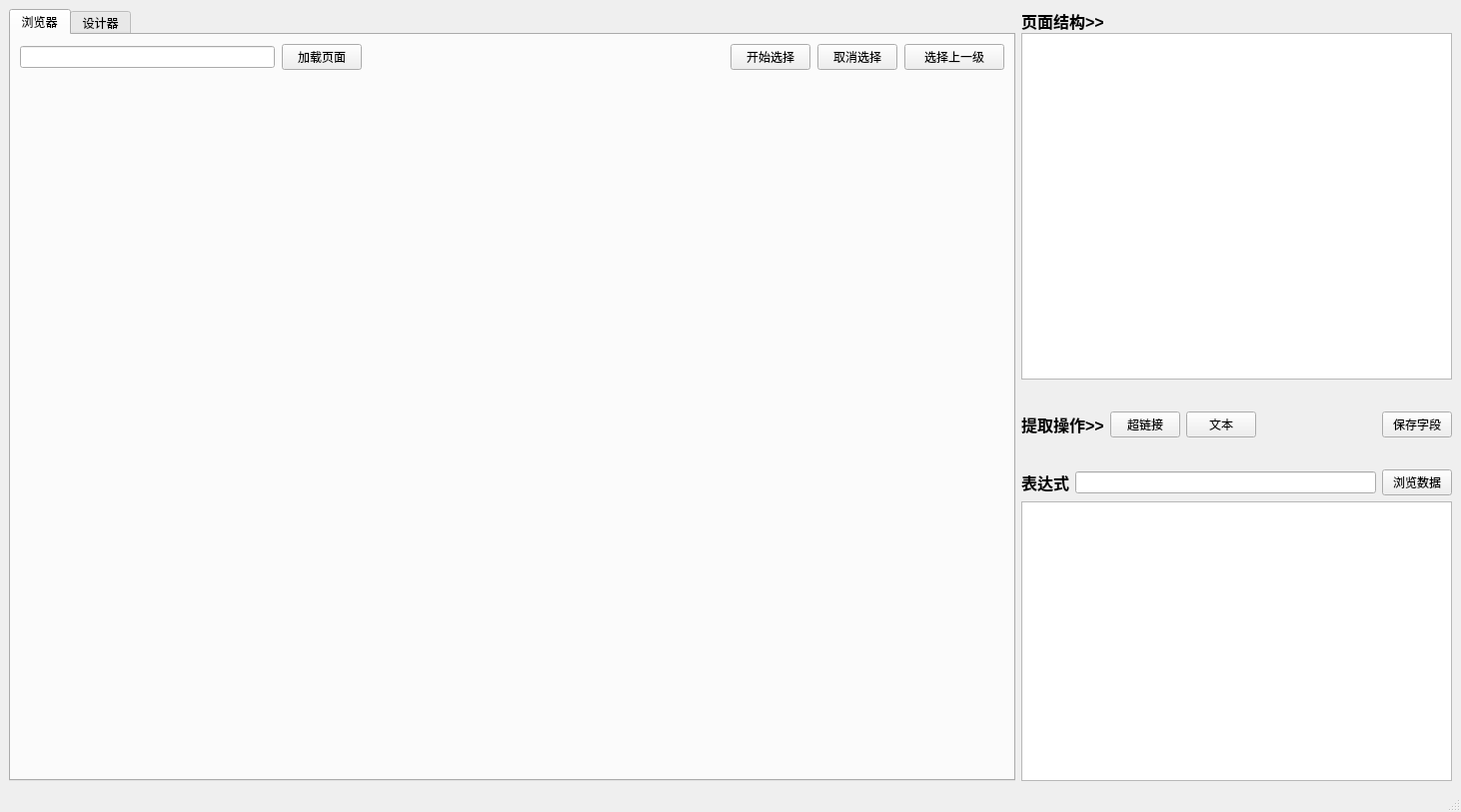
<?xml version="1.0" encoding="UTF-8"?>
<ui version="4.0">
 <class>MainWindow</class>
 <widget class="QMainWindow" name="MainWindow">
  <property name="geometry">
   <rect>
    <x>0</x>
    <y>0</y>
    <width>1462</width>
    <height>813</height>
   </rect>
  </property>
  <property name="sizePolicy">
   <sizepolicy hsizetype="Preferred" vsizetype="Preferred">
    <horstretch>0</horstretch>
    <verstretch>0</verstretch>
   </sizepolicy>
  </property>
  <property name="windowTitle">
   <string>MainWindow</string>
  </property>
  <property name="windowIcon">
   <iconset>
    <normaloff>C:/Users/Administrator/.designer/backup/icon.ico</normaloff>C:/Users/Administrator/.designer/backup/icon.ico</iconset>
  </property>
  <property name="styleSheet">
   <string notr="true"/>
  </property>
  <widget class="QWidget" name="centralwidget">
   <layout class="QVBoxLayout" name="verticalLayout">
    <property name="spacing">
     <number>7</number>
    </property>
    <property name="leftMargin">
     <number>0</number>
    </property>
    <property name="topMargin">
     <number>0</number>
    </property>
    <property name="rightMargin">
     <number>0</number>
    </property>
    <property name="bottomMargin">
     <number>0</number>
    </property>
    <item>
     <widget class="QWidget" name="widget" native="true">
      <property name="sizePolicy">
       <sizepolicy hsizetype="Preferred" vsizetype="Expanding">
        <horstretch>0</horstretch>
        <verstretch>0</verstretch>
       </sizepolicy>
      </property>
      <property name="styleSheet">
       <string notr="true"/>
      </property>
      <layout class="QHBoxLayout" name="horizontalLayout_6" stretch="7,3">
       <item>
        <layout class="QHBoxLayout" name="horizontalLayout_3">
         <item>
          <widget class="QTabWidget" name="tabWidget">
           <property name="currentIndex">
            <number>0</number>
           </property>
           <widget class="QWidget" name="tab_browser">
            <attribute name="title">
             <string>浏览器</string>
            </attribute>
            <layout class="QVBoxLayout" name="verticalLayout_3">
             <item>
              <layout class="QHBoxLayout" name="horizontalLayout">
               <property name="spacing">
                <number>7</number>
               </property>
               <item>
                <widget class="QLineEdit" name="lineEdit_url">
                 <property name="minimumSize">
                  <size>
                   <width>200</width>
                   <height>0</height>
                  </size>
                 </property>
                </widget>
               </item>
               <item>
                <widget class="QPushButton" name="pushButton_load">
                 <property name="text">
                  <string>加载页面</string>
                 </property>
                </widget>
               </item>
               <item>
                <spacer name="horizontalSpacer">
                 <property name="orientation">
                  <enum>Qt::Horizontal</enum>
                 </property>
                 <property name="sizeHint" stdset="0">
                  <size>
                   <width>40</width>
                   <height>20</height>
                  </size>
                 </property>
                </spacer>
               </item>
               <item>
                <widget class="QLabel" name="label_2">
                 <property name="sizePolicy">
                  <sizepolicy hsizetype="Fixed" vsizetype="Preferred">
                   <horstretch>0</horstretch>
                   <verstretch>0</verstretch>
                  </sizepolicy>
                 </property>
                 <property name="minimumSize">
                  <size>
                   <width>100</width>
                   <height>0</height>
                  </size>
                 </property>
                 <property name="maximumSize">
                  <size>
                   <width>100</width>
                   <height>16777215</height>
                  </size>
                 </property>
                 <property name="text">
                  <string/>
                 </property>
                </widget>
               </item>
               <item>
                <widget class="QPushButton" name="pushButton_browserSelect">
                 <property name="maximumSize">
                  <size>
                   <width>100</width>
                   <height>16777215</height>
                  </size>
                 </property>
                 <property name="text">
                  <string>开始选择</string>
                 </property>
                </widget>
               </item>
               <item>
                <widget class="QPushButton" name="pushButton_browserUnselect">
                 <property name="maximumSize">
                  <size>
                   <width>100</width>
                   <height>16777215</height>
                  </size>
                 </property>
                 <property name="text">
                  <string>取消选择</string>
                 </property>
                </widget>
               </item>
               <item>
                <widget class="QPushButton" name="pushButton_browserSelectParent">
                 <property name="minimumSize">
                  <size>
                   <width>100</width>
                   <height>0</height>
                  </size>
                 </property>
                 <property name="maximumSize">
                  <size>
                   <width>100</width>
                   <height>16777215</height>
                  </size>
                 </property>
                 <property name="text">
                  <string>选择上一级</string>
                 </property>
                </widget>
               </item>
              </layout>
             </item>
             <item>
              <widget class="QWidget" name="widget_browser" native="true">
               <property name="sizePolicy">
                <sizepolicy hsizetype="Preferred" vsizetype="Expanding">
                 <horstretch>0</horstretch>
                 <verstretch>0</verstretch>
                </sizepolicy>
               </property>
               <layout class="QVBoxLayout" name="verticalLayout_5">
                <item>
                 <layout class="QVBoxLayout" name="verticalLayout_browser"/>
                </item>
               </layout>
              </widget>
             </item>
            </layout>
           </widget>
           <widget class="QWidget" name="tab_tasklist">
            <attribute name="title">
             <string>设计器</string>
            </attribute>
            <layout class="QHBoxLayout" name="horizontalLayout_13">
             <item>
              <widget class="QTabWidget" name="tabWidget_2">
               <property name="currentIndex">
                <number>0</number>
               </property>
               <widget class="QWidget" name="tab_2">
                <attribute name="title">
                 <string>提取字段</string>
                </attribute>
                <layout class="QVBoxLayout" name="verticalLayout_6">
                 <property name="spacing">
                  <number>0</number>
                 </property>
                 <property name="leftMargin">
                  <number>5</number>
                 </property>
                 <property name="topMargin">
                  <number>5</number>
                 </property>
                 <property name="rightMargin">
                  <number>5</number>
                 </property>
                 <property name="bottomMargin">
                  <number>5</number>
                 </property>
                 <item>
                  <widget class="QWidget" name="widget_3" native="true">
                   <layout class="QHBoxLayout" name="horizontalLayout_5">
                    <property name="spacing">
                     <number>0</number>
                    </property>
                    <property name="leftMargin">
                     <number>0</number>
                    </property>
                    <property name="topMargin">
                     <number>5</number>
                    </property>
                    <property name="rightMargin">
                     <number>0</number>
                    </property>
                    <property name="bottomMargin">
                     <number>0</number>
                    </property>
                    <item>
                     <widget class="QWidget" name="widget_8" native="true">
                      <property name="sizePolicy">
                       <sizepolicy hsizetype="Fixed" vsizetype="Preferred">
                        <horstretch>0</horstretch>
                        <verstretch>0</verstretch>
                       </sizepolicy>
                      </property>
                      <property name="minimumSize">
                       <size>
                        <width>50</width>
                        <height>0</height>
                       </size>
                      </property>
                      <property name="maximumSize">
                       <size>
                        <width>50</width>
                        <height>16777215</height>
                       </size>
                      </property>
                      <layout class="QVBoxLayout" name="verticalLayout_7">
                       <property name="spacing">
                        <number>10</number>
                       </property>
                       <property name="leftMargin">
                        <number>0</number>
                       </property>
                       <property name="topMargin">
                        <number>0</number>
                       </property>
                       <property name="rightMargin">
                        <number>5</number>
                       </property>
                       <property name="bottomMargin">
                        <number>0</number>
                       </property>
                       <item>
                        <widget class="QPushButton" name="pushButton_fieldAdd">
                         <property name="text">
                          <string>添加</string>
                         </property>
                        </widget>
                       </item>
                       <item>
                        <widget class="QPushButton" name="pushButton_fieldRemove">
                         <property name="text">
                          <string>删除</string>
                         </property>
                        </widget>
                       </item>
                       <item>
                        <widget class="QPushButton" name="pushButton_fieldCopy">
                         <property name="text">
                          <string>复制</string>
                         </property>
                        </widget>
                       </item>
                       <item>
                        <widget class="QLabel" name="label_10">
                         <property name="minimumSize">
                          <size>
                           <width>0</width>
                           <height>50</height>
                          </size>
                         </property>
                         <property name="maximumSize">
                          <size>
                           <width>16777215</width>
                           <height>50</height>
                          </size>
                         </property>
                         <property name="text">
                          <string/>
                         </property>
                        </widget>
                       </item>
                       <item>
                        <widget class="QPushButton" name="pushButton_fieldSave">
                         <property name="font">
                          <font>
                           <pointsize>12</pointsize>
                           <weight>75</weight>
                           <bold>true</bold>
                          </font>
                         </property>
                         <property name="text">
                          <string>保存</string>
                         </property>
                        </widget>
                       </item>
                       <item>
                        <widget class="QLabel" name="label_4">
                         <property name="sizePolicy">
                          <sizepolicy hsizetype="Preferred" vsizetype="Fixed">
                           <horstretch>0</horstretch>
                           <verstretch>0</verstretch>
                          </sizepolicy>
                         </property>
                         <property name="minimumSize">
                          <size>
                           <width>0</width>
                           <height>50</height>
                          </size>
                         </property>
                         <property name="maximumSize">
                          <size>
                           <width>16777215</width>
                           <height>50</height>
                          </size>
                         </property>
                         <property name="text">
                          <string/>
                         </property>
                        </widget>
                       </item>
                       <item>
                        <widget class="QPushButton" name="pushButton_fieldPreview">
                         <property name="text">
                          <string>预览</string>
                         </property>
                        </widget>
                       </item>
                       <item>
                        <widget class="QPushButton" name="pushButton_export">
                         <property name="text">
                          <string>导出</string>
                         </property>
                        </widget>
                       </item>
                       <item>
                        <spacer name="verticalSpacer">
                         <property name="orientation">
                          <enum>Qt::Vertical</enum>
                         </property>
                         <property name="sizeHint" stdset="0">
                          <size>
                           <width>20</width>
                           <height>40</height>
                          </size>
                         </property>
                        </spacer>
                       </item>
                      </layout>
                     </widget>
                    </item>
                    <item>
                     <widget class="QListView" name="listView_fields">
                      <property name="sizePolicy">
                       <sizepolicy hsizetype="Fixed" vsizetype="Expanding">
                        <horstretch>0</horstretch>
                        <verstretch>0</verstretch>
                       </sizepolicy>
                      </property>
                      <property name="minimumSize">
                       <size>
                        <width>150</width>
                        <height>0</height>
                       </size>
                      </property>
                      <property name="maximumSize">
                       <size>
                        <width>150</width>
                        <height>16777215</height>
                       </size>
                      </property>
                     </widget>
                    </item>
                    <item>
                     <widget class="QWidget" name="widget_9" native="true">
                      <property name="sizePolicy">
                       <sizepolicy hsizetype="Expanding" vsizetype="Preferred">
                        <horstretch>0</horstretch>
                        <verstretch>0</verstretch>
                       </sizepolicy>
                      </property>
                      <layout class="QVBoxLayout" name="verticalLayout_9">
                       <item>
                        <widget class="QWidget" name="widget_10" native="true">
                         <property name="minimumSize">
                          <size>
                           <width>0</width>
                           <height>50</height>
                          </size>
                         </property>
                         <property name="maximumSize">
                          <size>
                           <width>16777215</width>
                           <height>50</height>
                          </size>
                         </property>
                         <layout class="QHBoxLayout" name="horizontalLayout_7">
                          <item>
                           <widget class="QLabel" name="label_22">
                            <property name="text">
                             <string>xpath表达式：</string>
                            </property>
                           </widget>
                          </item>
                          <item>
                           <widget class="QLineEdit" name="lineEdit_field_express"/>
                          </item>
                         </layout>
                        </widget>
                       </item>
                       <item>
                        <widget class="QWidget" name="widget_11" native="true">
                         <property name="sizePolicy">
                          <sizepolicy hsizetype="Preferred" vsizetype="Fixed">
                           <horstretch>0</horstretch>
                           <verstretch>0</verstretch>
                          </sizepolicy>
                         </property>
                         <property name="minimumSize">
                          <size>
                           <width>0</width>
                           <height>0</height>
                          </size>
                         </property>
                         <property name="maximumSize">
                          <size>
                           <width>16777215</width>
                           <height>100</height>
                          </size>
                         </property>
                         <property name="styleSheet">
                          <string notr="true"/>
                         </property>
                         <layout class="QHBoxLayout" name="horizontalLayout_16"/>
                        </widget>
                       </item>
                       <item>
                        <widget class="QGroupBox" name="groupBox">
                         <property name="title">
                          <string>处理数据</string>
                         </property>
                         <layout class="QHBoxLayout" name="horizontalLayout_22">
                          <item>
                           <widget class="QPlainTextEdit" name="plainTextEdit_code"/>
                          </item>
                          <item>
                           <widget class="QTextBrowser" name="textBrowser">
                            <property name="frameShadow">
                             <enum>QFrame::Plain</enum>
                            </property>
                            <property name="lineWidth">
                             <number>1</number>
                            </property>
                            <property name="html">
                             <string>&lt;!DOCTYPE HTML PUBLIC &quot;-//W3C//DTD HTML 4.0//EN&quot; &quot;http://www.w3.org/TR/REC-html40/strict.dtd&quot;&gt;
&lt;html&gt;&lt;head&gt;&lt;meta name=&quot;qrichtext&quot; content=&quot;1&quot; /&gt;&lt;style type=&quot;text/css&quot;&gt;
p, li { white-space: pre-wrap; }
&lt;/style&gt;&lt;/head&gt;&lt;body style=&quot; font-family:'SimSun'; font-size:9pt; font-weight:400; font-style:normal;&quot;&gt;
&lt;p style=&quot; margin-top:0px; margin-bottom:0px; margin-left:0px; margin-right:0px; -qt-block-indent:0; text-indent:0px;&quot;&gt;定义一个javascript函数，函数名只能是parse，参数就是需要处理的字段值，结构如下&lt;/p&gt;
&lt;p style=&quot; margin-top:0px; margin-bottom:0px; margin-left:0px; margin-right:0px; -qt-block-indent:0; text-indent:0px;&quot;&gt;function parse(s){&lt;/p&gt;
&lt;p style=&quot; margin-top:0px; margin-bottom:0px; margin-left:0px; margin-right:0px; -qt-block-indent:0; text-indent:0px;&quot;&gt;  //这里写自己的代码&lt;/p&gt;
&lt;p style=&quot; margin-top:0px; margin-bottom:0px; margin-left:0px; margin-right:0px; -qt-block-indent:0; text-indent:0px;&quot;&gt;  return s;&lt;/p&gt;
&lt;p style=&quot; margin-top:0px; margin-bottom:0px; margin-left:0px; margin-right:0px; -qt-block-indent:0; text-indent:0px;&quot;&gt;}&lt;/p&gt;&lt;/body&gt;&lt;/html&gt;</string>
                            </property>
                           </widget>
                          </item>
                         </layout>
                        </widget>
                       </item>
                       <item>
                        <widget class="QWidget" name="widget_12" native="true">
                         <property name="sizePolicy">
                          <sizepolicy hsizetype="Preferred" vsizetype="Fixed">
                           <horstretch>0</horstretch>
                           <verstretch>0</verstretch>
                          </sizepolicy>
                         </property>
                         <property name="minimumSize">
                          <size>
                           <width>0</width>
                           <height>0</height>
                          </size>
                         </property>
                         <property name="maximumSize">
                          <size>
                           <width>16777215</width>
                           <height>150</height>
                          </size>
                         </property>
                         <layout class="QHBoxLayout" name="horizontalLayout_15"/>
                        </widget>
                       </item>
                      </layout>
                     </widget>
                    </item>
                   </layout>
                  </widget>
                 </item>
                 <item>
                  <widget class="QWidget" name="widget_13" native="true">
                   <property name="sizePolicy">
                    <sizepolicy hsizetype="Preferred" vsizetype="Fixed">
                     <horstretch>0</horstretch>
                     <verstretch>0</verstretch>
                    </sizepolicy>
                   </property>
                   <property name="minimumSize">
                    <size>
                     <width>0</width>
                     <height>250</height>
                    </size>
                   </property>
                   <property name="maximumSize">
                    <size>
                     <width>16777215</width>
                     <height>250</height>
                    </size>
                   </property>
                   <layout class="QHBoxLayout" name="horizontalLayout_9">
                    <property name="spacing">
                     <number>0</number>
                    </property>
                    <property name="leftMargin">
                     <number>0</number>
                    </property>
                    <property name="topMargin">
                     <number>10</number>
                    </property>
                    <property name="rightMargin">
                     <number>0</number>
                    </property>
                    <property name="bottomMargin">
                     <number>0</number>
                    </property>
                    <item>
                     <widget class="QGroupBox" name="groupBox_2">
                      <property name="title">
                       <string>数据展示</string>
                      </property>
                      <layout class="QHBoxLayout" name="horizontalLayout_24">
                       <item>
                        <widget class="QTableView" name="tableView_alldata"/>
                       </item>
                      </layout>
                     </widget>
                    </item>
                   </layout>
                  </widget>
                 </item>
                </layout>
               </widget>
              </widget>
             </item>
            </layout>
           </widget>
          </widget>
         </item>
        </layout>
       </item>
       <item>
        <widget class="QWidget" name="widget_right" native="true">
         <layout class="QVBoxLayout" name="verticalLayout_8" stretch="5,0,5">
          <property name="leftMargin">
           <number>0</number>
          </property>
          <property name="topMargin">
           <number>0</number>
          </property>
          <property name="rightMargin">
           <number>0</number>
          </property>
          <property name="bottomMargin">
           <number>0</number>
          </property>
          <item>
           <widget class="QWidget" name="widget_16" native="true">
            <layout class="QHBoxLayout" name="horizontalLayout_2">
             <property name="leftMargin">
              <number>0</number>
             </property>
             <property name="topMargin">
              <number>0</number>
             </property>
             <property name="rightMargin">
              <number>0</number>
             </property>
             <property name="bottomMargin">
              <number>0</number>
             </property>
             <item>
              <widget class="QWidget" name="widget" native="true">
               <layout class="QVBoxLayout" name="verticalLayout_10">
                <property name="spacing">
                 <number>0</number>
                </property>
                <property name="leftMargin">
                 <number>0</number>
                </property>
                <property name="topMargin">
                 <number>0</number>
                </property>
                <property name="rightMargin">
                 <number>0</number>
                </property>
                <property name="bottomMargin">
                 <number>0</number>
                </property>
                <item>
                 <widget class="QWidget" name="widget_19" native="true">
                  <property name="styleSheet">
                   <string notr="true"/>
                  </property>
                  <layout class="QHBoxLayout" name="horizontalLayout_14">
                   <property name="leftMargin">
                    <number>0</number>
                   </property>
                   <property name="topMargin">
                    <number>0</number>
                   </property>
                   <property name="rightMargin">
                    <number>0</number>
                   </property>
                   <property name="bottomMargin">
                    <number>0</number>
                   </property>
                   <item>
                    <widget class="QLabel" name="label">
                     <property name="font">
                      <font>
                       <pointsize>12</pointsize>
                       <weight>75</weight>
                       <bold>true</bold>
                      </font>
                     </property>
                     <property name="text">
                      <string>页面结构&gt;&gt;</string>
                     </property>
                    </widget>
                   </item>
                   <item>
                    <spacer name="horizontalSpacer_3">
                     <property name="orientation">
                      <enum>Qt::Horizontal</enum>
                     </property>
                     <property name="sizeHint" stdset="0">
                      <size>
                       <width>40</width>
                       <height>20</height>
                      </size>
                     </property>
                    </spacer>
                   </item>
                  </layout>
                 </widget>
                </item>
                <item>
                 <widget class="QPlainTextEdit" name="plainTextEdit_html"/>
                </item>
               </layout>
              </widget>
             </item>
            </layout>
           </widget>
          </item>
          <item>
           <widget class="QWidget" name="widget_14" native="true">
            <property name="minimumSize">
             <size>
              <width>0</width>
              <height>20</height>
             </size>
            </property>
           </widget>
          </item>
          <item>
           <widget class="QWidget" name="widget_17" native="true">
            <property name="minimumSize">
             <size>
              <width>0</width>
              <height>100</height>
             </size>
            </property>
            <layout class="QVBoxLayout" name="verticalLayout_13">
             <property name="leftMargin">
              <number>0</number>
             </property>
             <property name="topMargin">
              <number>0</number>
             </property>
             <property name="rightMargin">
              <number>0</number>
             </property>
             <property name="bottomMargin">
              <number>0</number>
             </property>
             <item>
              <widget class="QWidget" name="widget_7" native="true">
               <property name="styleSheet">
                <string notr="true"/>
               </property>
               <layout class="QHBoxLayout" name="horizontalLayout_17">
                <property name="leftMargin">
                 <number>0</number>
                </property>
                <property name="topMargin">
                 <number>0</number>
                </property>
                <property name="rightMargin">
                 <number>0</number>
                </property>
                <property name="bottomMargin">
                 <number>0</number>
                </property>
                <item>
                 <widget class="QLabel" name="label_5">
                  <property name="font">
                   <font>
                    <pointsize>12</pointsize>
                    <weight>75</weight>
                    <bold>true</bold>
                   </font>
                  </property>
                  <property name="text">
                   <string>提取操作&gt;&gt;</string>
                  </property>
                 </widget>
                </item>
                <item>
                 <widget class="QPushButton" name="pushButton_extract_link">
                  <property name="maximumSize">
                   <size>
                    <width>70</width>
                    <height>16777215</height>
                   </size>
                  </property>
                  <property name="text">
                   <string>超链接</string>
                  </property>
                 </widget>
                </item>
                <item>
                 <widget class="QPushButton" name="pushButton_extract_text">
                  <property name="maximumSize">
                   <size>
                    <width>70</width>
                    <height>16777215</height>
                   </size>
                  </property>
                  <property name="text">
                   <string>文本</string>
                  </property>
                 </widget>
                </item>
                <item>
                 <spacer name="horizontalSpacer_4">
                  <property name="orientation">
                   <enum>Qt::Horizontal</enum>
                  </property>
                  <property name="sizeHint" stdset="0">
                   <size>
                    <width>40</width>
                    <height>20</height>
                   </size>
                  </property>
                 </spacer>
                </item>
                <item>
                 <widget class="QPushButton" name="pushButton_express_save_field">
                  <property name="maximumSize">
                   <size>
                    <width>70</width>
                    <height>16777215</height>
                   </size>
                  </property>
                  <property name="text">
                   <string>保存字段</string>
                  </property>
                 </widget>
                </item>
               </layout>
              </widget>
             </item>
             <item>
              <widget class="QWidget" name="widget_18" native="true">
               <property name="minimumSize">
                <size>
                 <width>0</width>
                 <height>20</height>
                </size>
               </property>
               <layout class="QHBoxLayout" name="horizontalLayout_11">
                <property name="leftMargin">
                 <number>0</number>
                </property>
                <property name="topMargin">
                 <number>0</number>
                </property>
                <property name="rightMargin">
                 <number>0</number>
                </property>
                <property name="bottomMargin">
                 <number>0</number>
                </property>
               </layout>
              </widget>
             </item>
             <item>
              <widget class="QWidget" name="widget_20" native="true">
               <property name="styleSheet">
                <string notr="true"/>
               </property>
               <layout class="QHBoxLayout" name="horizontalLayout_18">
                <property name="leftMargin">
                 <number>0</number>
                </property>
                <property name="topMargin">
                 <number>0</number>
                </property>
                <property name="rightMargin">
                 <number>0</number>
                </property>
                <property name="bottomMargin">
                 <number>0</number>
                </property>
                <item>
                 <widget class="QLabel" name="label_12">
                  <property name="font">
                   <font>
                    <family>Adobe 楷体 Std R</family>
                    <pointsize>12</pointsize>
                    <weight>75</weight>
                    <bold>true</bold>
                   </font>
                  </property>
                  <property name="text">
                   <string>表达式</string>
                  </property>
                 </widget>
                </item>
                <item>
                 <widget class="QLineEdit" name="lineEdit_express"/>
                </item>
                <item>
                 <widget class="QPushButton" name="pushButton_extract_preview">
                  <property name="maximumSize">
                   <size>
                    <width>70</width>
                    <height>16777215</height>
                   </size>
                  </property>
                  <property name="text">
                   <string>浏览数据</string>
                  </property>
                 </widget>
                </item>
               </layout>
              </widget>
             </item>
             <item>
              <widget class="QListWidget" name="listWidget_field_value"/>
             </item>
            </layout>
           </widget>
          </item>
         </layout>
        </widget>
       </item>
      </layout>
     </widget>
    </item>
   </layout>
  </widget>
  <widget class="QMenuBar" name="menubar">
   <property name="geometry">
    <rect>
     <x>0</x>
     <y>0</y>
     <width>1462</width>
     <height>26</height>
    </rect>
   </property>
  </widget>
  <widget class="QStatusBar" name="statusbar"/>
 </widget>
 <resources/>
 <connections/>
 <slots>
  <slot>extractData()</slot>
  <slot>loadUrl()</slot>
  <slot>exportData()</slot>
 </slots>
</ui>
